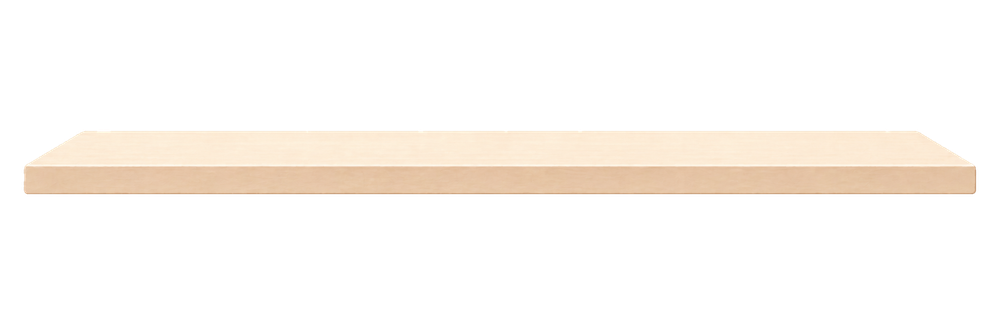
#> input picture app/assets/bookshelf/shelf-plank.png, 1000 x 333 px, shrunk from 2172 x 724 before the run
$ python measure-shelf.py
#> lines starting #> are read from the running program, lines starting #| are printed output that depends on the picture; after the words box and inside, x2 and y2 are one past the last pixel; in counts of white or black regions, pixels touching at a corner belong together; long printed decimals are rounded
#!/usr/bin/env python3
"""선반 PNG(assets/bookshelf/shelf-plank.png, 그림자 분리본)를 실제로 측정해 정규화 메타데이터를 만든다.
그리고 종이 배경(paper-background.png)이 이음새 없이 반복 가능한지 검사한다.

- plankTopY: 윗면(상판) 뒤쪽 모서리가 시작되는 줄
- frontTopY: 윗면이 끝나고 앞면(앞턱)이 시작되는 줄(밝기가 크게 꺾이는 곳)
- frontBottomY: 앞면이 끝나는 줄(불투명 → 반투명 그림자)
- contactY: 책 밑면이 닿는 기준선. 윗면 앞쪽 가장자리에서 윗면 깊이의 CONTACT_INSET 만큼 안쪽.
- usableLeft/usableRight: 앞턱이 불투명한 좌우 범위(둥근 모서리 반경만큼 안쪽)
모든 값은 이미지 전체 폭/높이로 나눈 비율(투명 여백 포함).

실행: python3 app/scripts/measure-shelf.py → src/domain/shelf-asset.generated.ts
"""
import json
import os

import numpy as np
from PIL import Image

ROOT = os.path.abspath(os.path.join(os.path.dirname(__file__), ".."))
SHELF = os.path.join(ROOT, "assets/bookshelf/shelf-plank.png")  # 그림자 분리본(separate-shelf-shadow.py)
PAPER = os.path.join(ROOT, "assets/bookshelf/paper-background.png")
OUT = os.path.join(ROOT, "src/domain/shelf-asset.generated.ts")
CONTACT_INSET = 0.3  # 윗면 깊이의 30%만큼 앞턱에서 안쪽에 책이 선다(시안: 책 앞에 상판이 얇게 보임)


def measure_shelf():
    img = np.asarray(Image.open(SHELF).convert("RGBA")).astype(np.float32)
    H, W = img.shape[:2]
    a = img[..., 3]
    lum = img[..., :3].mean(axis=2)
    # 가운데 60% 폭의 줄별 중앙값
    band = slice(int(W * 0.2), int(W * 0.8))
    a_row = np.median(a[:, band], axis=1)
    l_row = np.median(lum[:, band], axis=1)
    # 나무판 본체: 불투명(>200) 픽셀 중 가장 큰 연결 덩어리. 희미한 고립 알파 픽셀은 경계로 보지 않는다.
    import cv2
    n, lab, stats, _ = cv2.connectedComponentsWithStats((a > 200).astype(np.uint8), connectivity=8)
    body = 1 + int(np.argmax(stats[1:, cv2.CC_STAT_AREA]))
    bx, by, bw, bh = (int(v) for v in stats[body][:4])
    opaque = np.nonzero(a_row > 240)[0]
    plank_top, plank_bottom = int(opaque.min()), int(opaque.max())
    # 윗면→앞면 경계: 윗면(밝음)과 앞면(조금 짙음) 밝기의 중간을 처음 넘어 내려가는 줄.
    # 앞면 아래 끝의 어두운 테두리 선에 속지 않도록 두 면의 대표 밝기(중앙값)로 판단한다.
    seg = l_row[plank_top : plank_bottom + 1]
    n_seg = len(seg)
    top_l = np.median(seg[int(n_seg * 0.1) : int(n_seg * 0.35)])
    front_l = np.median(seg[int(n_seg * 0.7) : int(n_seg * 0.9)])
    mid_l = (top_l + front_l) / 2
    below = np.nonzero(seg[int(n_seg * 0.3) :] < mid_l)[0]
    front_top = plank_top + int(n_seg * 0.3) + int(below[0])
    contact = front_top - CONTACT_INSET * (front_top - plank_top)
    # 좌우: 앞면 가운데 줄에서 불투명한 범위
    mid = (front_top + plank_bottom) // 2
    cols = np.nonzero(a[mid] > 240)[0]
    left, right = int(cols.min()), int(cols.max())
    # 책 밑면 기준선 줄에서 윗면이 불투명한 범위(책이 서는 곳). 비스듬한 모서리 때문에 앞면보다 좁다.
    crow = int(round(contact))
    tcols = np.nonzero(a[crow] > 240)[0]
    edge_pad = 4  # 모서리 끝에 책이 걸쳐 보이지 않게 몇 px 안쪽
    # 그림자 끝(알파 > 8)
    shadow = np.nonzero(a_row > 8)[0]
    meta = dict(
        width=W,
        height=H,
        plankTopY=round(plank_top / H, 4),
        frontTopY=round(front_top / H, 4),
        frontBottomY=round((plank_bottom + 1) / H, 4),
        contactY=round(contact / H, 4),
        shadowBottomY=round((shadow.max() + 1) / H, 4),
        usableLeft=round((max(left, tcols.min()) + edge_pad) / W, 4),
        usableRight=round((min(right, tcols.max()) - edge_pad) / W, 4),
        frontLeft=round(left / W, 4),
        frontRight=round(right / W, 4),
        # 나무판 바운딩 박스(투명 여백·그림자 제외). 화면 좌우 여백은 이 값으로 맞춘다.
        plankLeft=round(bx / W, 4),
        plankRight=round((bx + bw) / W, 4),
        plankTop=round(by / H, 4),
        plankBottom=round((by + bh) / H, 4),
    )
    return meta


def seam_report():
    """배경을 반복할 때 이음새: 가장자리 두 줄 사이 차이를 내부 이웃 줄 차이와 비교."""
    p = np.asarray(Image.open(PAPER).convert("RGB")).astype(np.float32)
    inner_x = np.abs(np.diff(p, axis=1)).mean()
    inner_y = np.abs(np.diff(p, axis=0)).mean()
    seam_x = np.abs(p[:, 0] - p[:, -1]).mean()
    seam_y = np.abs(p[0] - p[-1]).mean()
    # 저주파(밝기 기울기) 차이: 좌우/상하 끝 32px 평균 밝기
    edge_lr = abs(p[:, :32].mean() - p[:, -32:].mean())
    edge_tb = abs(p[:32].mean() - p[-32:].mean())
    return dict(size=p.shape[:2][::-1], inner_x=inner_x, seam_x=seam_x, inner_y=inner_y, seam_y=seam_y,
                mean_edge_lr=edge_lr, mean_edge_tb=edge_tb,
                seamless=bool(seam_x < inner_x * 1.6 and seam_y < inner_y * 1.6 and edge_lr < 1.0 and edge_tb < 1.0))


def main():
    meta = measure_shelf()
#> in measure_shelf, `a = img[..., 3]`:
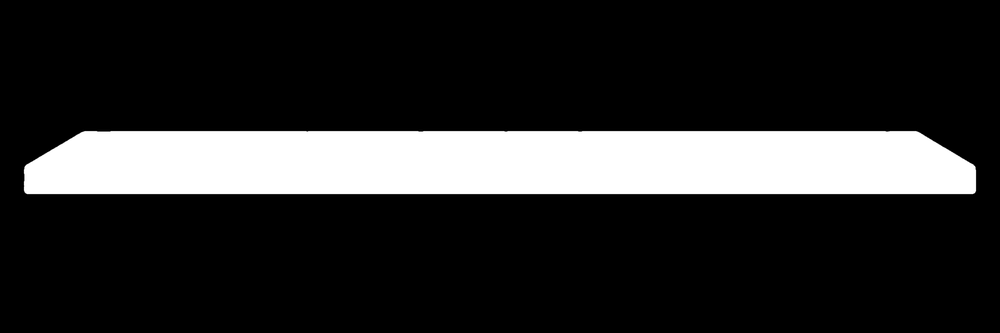
#> a: shape (333, 1000) float32; min 0, max 255, mean 44.3
#> in measure_shelf, `lum = img[..., :3].mean(axis=2)`:
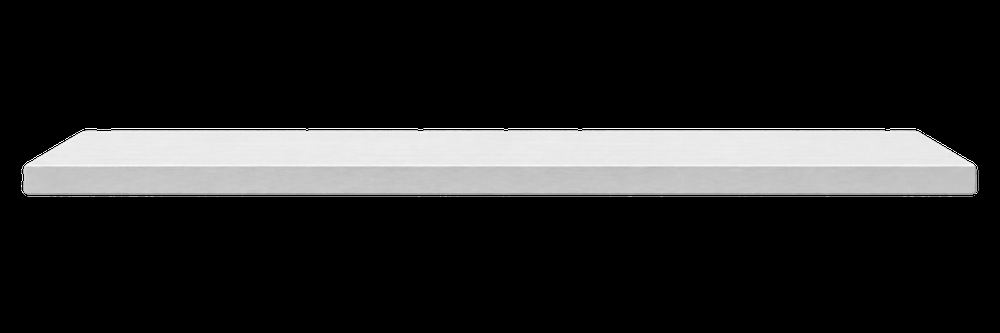
#> lum: shape (333, 1000) float32; min 0, max 255, mean 39.8
#> in measure_shelf, `a_row = np.median(a[:, band], axis=1)`: a_row = 333 values, max 255 at index 132, min 0 at index 0, mean 48.25
#> in measure_shelf, `l_row = np.median(lum[:, band], axis=1)`: l_row = 333 values, max 255 at index 128, min 0 at index 0, mean 43.35
#> in measure_shelf, `n, lab, stats, _ = cv2.connectedComponentsWithStats((a > 200).astype(n..`: lab: shape (333, 1000) int32; values 0 (black) and 1 (white), 17.4% white; 1 white region, box (x1, y1, x2, y2) and area: (24, 131, 976, 194) 57785
#> in measure_shelf, `n, lab, stats, _ = cv2.connectedComponentsWithStats((a > 200).astype(n..`: n = 2; stats = [[0, 0, 1000, 333, 275215], [24, 131, 952, 63, 57785]]
#> in measure_shelf, `body = 1 + int(np.argmax(stats[1:, cv2.CC_STAT_AREA]))`: body = 1
#> in measure_shelf, `bx, by, bw, bh = (int(v) for v in stats[body][:4])`: bx = 24; by = 131; bw = 952; bh = 63
#> in measure_shelf, `opaque = np.nonzero(a_row > 240)[0]`: opaque = 62 values from 132 to 193
#> in measure_shelf, `plank_top, plank_bottom = int(opaque.min()), int(opaque.max())`: plank_top = 132; plank_bottom = 193
#> in measure_shelf, `seg = l_row[plank_top : plank_bottom + 1]`: seg = 62 values, max 244.3 at index 33, min 163.7 at index 61, mean 217.4
#> in measure_shelf, `n_seg = len(seg)`: n_seg = 62
#> in measure_shelf, `top_l = np.median(seg[int(n_seg * 0.1) : int(n_seg * 0.35)])`: top_l = 234.3
#> in measure_shelf, `front_l = np.median(seg[int(n_seg * 0.7) : int(n_seg * 0.9)])`: front_l = 197.3
#> in measure_shelf, `mid_l = (top_l + front_l) / 2`: mid_l = 215.8
#> in measure_shelf, `below = np.nonzero(seg[int(n_seg * 0.3) :] < mid_l)[0]`: below = 28 values from 16 to 43
#> in measure_shelf, `front_top = plank_top + int(n_seg * 0.3) + int(below[0])`: front_top = 166
#> in measure_shelf, `contact = front_top - CONTACT_INSET * (front_top - plank_top)`: contact = 155.8
#> in measure_shelf, `mid = (front_top + plank_bottom) // 2`: mid = 179
#> in measure_shelf, `cols = np.nonzero(a[mid] > 240)[0]`: cols = 951 values from 25 to 975
#> in measure_shelf, `left, right = int(cols.min()), int(cols.max())`: left = 25; right = 975
#> in measure_shelf, `crow = int(round(contact))`: crow = 156
#> in measure_shelf, `tcols = np.nonzero(a[crow] > 240)[0]`: tcols = 918 values from 41 to 958
#> in measure_shelf, `shadow = np.nonzero(a_row > 8)[0]`: shadow = 65 values from 130 to 194
#> in measure_shelf, `meta = dict( width=W, height=H, plankTopY=round(plank_top / H, 4), fro..`: meta = 15 items
#> meta = 15 items
    seam = seam_report()
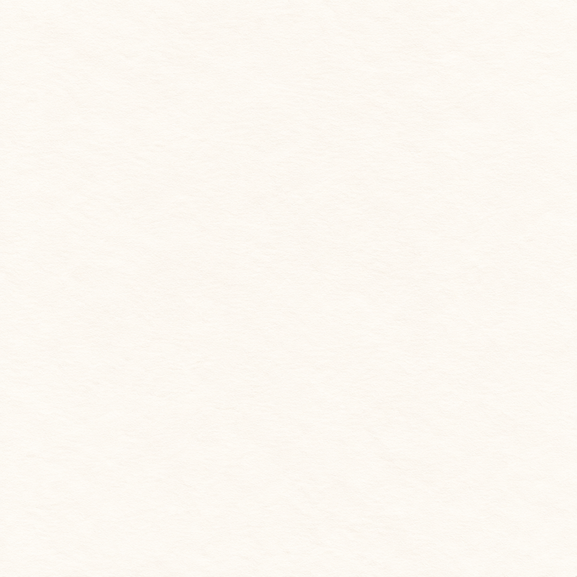
#> input picture app/assets/bookshelf/paper-background.png, 577 x 577 px, shrunk from 1254 x 1254 before the run
#> in seam_report, `inner_x = np.abs(np.diff(p, axis=1)).mean()`: inner_x = 1.13
#> in seam_report, `inner_y = np.abs(np.diff(p, axis=0)).mean()`: inner_y = 1.61
#> in seam_report, `seam_x = np.abs(p[:, 0] - p[:, -1]).mean()`: seam_x = 1.72
#> in seam_report, `seam_y = np.abs(p[0] - p[-1]).mean()`: seam_y = 2.38
#> in seam_report, `edge_lr = abs(p[:, :32].mean() - p[:, -32:].mean())`: edge_lr = 0.145
#> in seam_report, `edge_tb = abs(p[:32].mean() - p[-32:].mean())`: edge_tb = 0.0914
#> seam = {'size': (577, 577), 'inner_x': 1.13, 'seam_x': 1.72, 'inner_y': 1.61, 'seam_y': 2.38, 'mean_edge_lr': 0.145, 'mean_edge_tb': 0.0914, 'seamless': True}
    print(json.dumps(meta, indent=1))
#> (printed output is left out)
    print({k: (round(v, 2) if isinstance(v, float) else v) for k, v in seam.items()})
#| {'size': (577, 577), 'inner_x': 1.132, 'seam_x': 1.722, 'inner_y': 1.608, 'seam_y': 2.384, 'mean_edge_lr': 0.1453, 'mean_edge_tb': 0.09138, 'seamless': True}
    lines = [
        "// 자동 생성: app/scripts/measure-shelf.py 가 assets/bookshelf/shelf-plank.png(그림자 분리본)를 실제로 측정한 값. 직접 고치지 말 것.",
        "// 모든 값은 이미지 전체 폭/높이 대비 비율(투명 여백 포함).",
        f"export const SHELF_ASSET = {json.dumps(meta, indent=2)} as const;",
        "",
        f"// 종이 배경 이음새 검사: 가장자리 차이 x={seam['seam_x']:.2f}/y={seam['seam_y']:.2f}, 내부 이웃 차이 x={seam['inner_x']:.2f}/y={seam['inner_y']:.2f},",
        f"// 끝 32px 평균 밝기 차 좌우={seam['mean_edge_lr']:.2f}/상하={seam['mean_edge_tb']:.2f} → seamless={str(seam['seamless']).lower()}",
        f"export const PAPER_SEAMLESS = {str(seam['seamless']).lower()};",
        "",
    ]
    with open(OUT, "w") as f:
        f.write("\n".join(lines))


if __name__ == "__main__":
    main()
